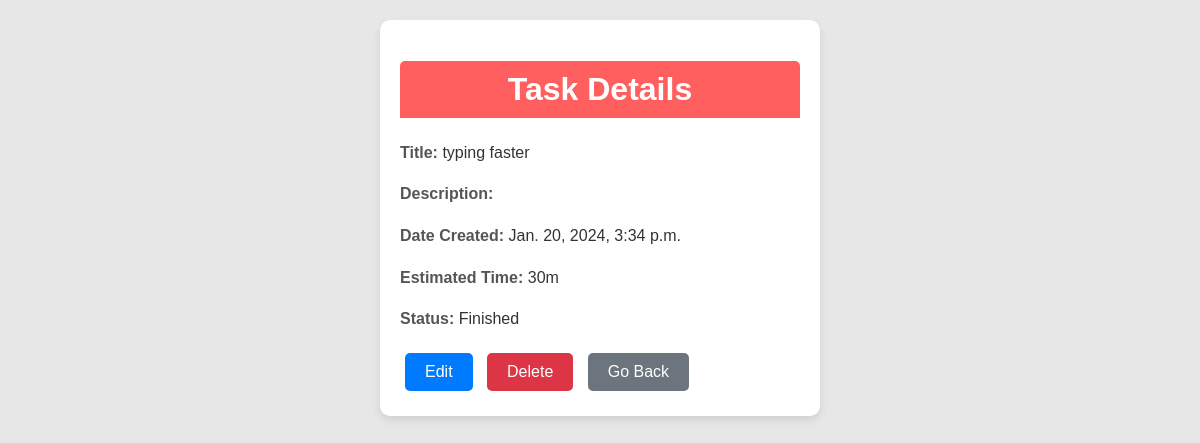
The app's page /task/10?taskType=daytask with its own data.
### taskapp/models.py (models this page shows, shortened)
class DayTask(models.Model):
    user = models.ForeignKey(User, on_delete=models.CASCADE, related_name='day_tasks')
    title = models.CharField(max_length=200)
    date_created = models.DateTimeField(default=timezone.now)
    description = models.TextField(blank=True, null=True)
    estimated_time = models.CharField(max_length=5, blank=True, null=True)  # New field for estimated time
    is_finished = models.BooleanField(default=False)
    room = models.ForeignKey(Room, on_delete=models.CASCADE, related_name='day_tasks')

### taskapp/views.py (the view)
# urls.py: path('task/<int:pk>', views.task, name='task'),
def task(request,pk):
    task_type= request.GET.get('taskType',-1)
    if task_type == types[0]:
        task = DayTask.objects.get(pk=pk)
    elif task_type == types[1]:
        task = WeeklyTask.objects.get(pk=pk)
    elif task_type == types[2]:
        task = MonthlyTask.objects.get(pk=pk)
    return render(request, 'taskapp/task.html', {
        'task':task,
        'task_type': task_type
    })

### taskapp/templates/taskapp/task.html (shortened to what this page needs)
{% include "base.html" %}
{% load static %}
{% block header %}
    <link rel="stylesheet"href="{% static 'taskapp/css/task.css' %}"/>
{% endblock header %}
{% block content %}
<div class="card">
    <h1 class="card-title">Task Details</h1>
    <div class="card-content">
        <p><span class="strong-text">Title:</span> {{ task.title }}</p>
        <p><span class="strong-text">Description:</span> {{ task.description }}</p>
        <p><span class="strong-text">Date Created:</span> {{ task.date_created }}</p>
        <p><span class="strong-text">Estimated Time:</span> {{ task.estimated_time }}</p>
        <p><span class="strong-text">Status:</span> {% if task.is_finished %}Finished{% else %}Not Finished{% endif %}</p>
    </div>
    <a href="{% url "edit_task" task.id task_type %}" class="button button-primary">Edit</a>
    <a href="{% url "delete_task" task.id task_type %}" class="button button-danger">Delete</a>
    <a href="{{request.META.HTTP_REFERER|default:'/'}}" class="button button-secondary">Go Back</a>
</div>
{% endblock content %}

### static/css/base.css (style rules this page uses)
body { background-color: rgb(231, 231, 231); font-family: Arial, sans-serif; }

### taskapp/static/taskapp/css/task.css (style rules this page uses)
.card { background-color: #fff; border-radius: 10px; box-shadow: 0 4px 8px rgba(0, 0, 0, 0.1); margin: 20px auto; padding: 20px; max-width: 400px; }
.card-title { background-color: #ff5f5f; color: white; padding: 10px; border-radius: 5px 5px 0 0; text-align: center; }
.card-content { font-size: 16px; line-height: 1.6; color: #333; }
.card-content .strong-text { color: #555; font-weight: bold; }
.button { display: inline-block; padding: 10px 20px; margin: 5px; border-radius: 5px; text-decoration: none; color: white; text-align: center; transition: background-color 0.3s ease; }
.button-primary { background-color: #007bff; }
.button-danger { background-color: #dc3545; }
.button-secondary { background-color: #6c757d; }

### records on screen
DayTask: title "typing faster", date_created "Jan. 20, 2024, 3:34 p.m.", estimated_time "30m"
